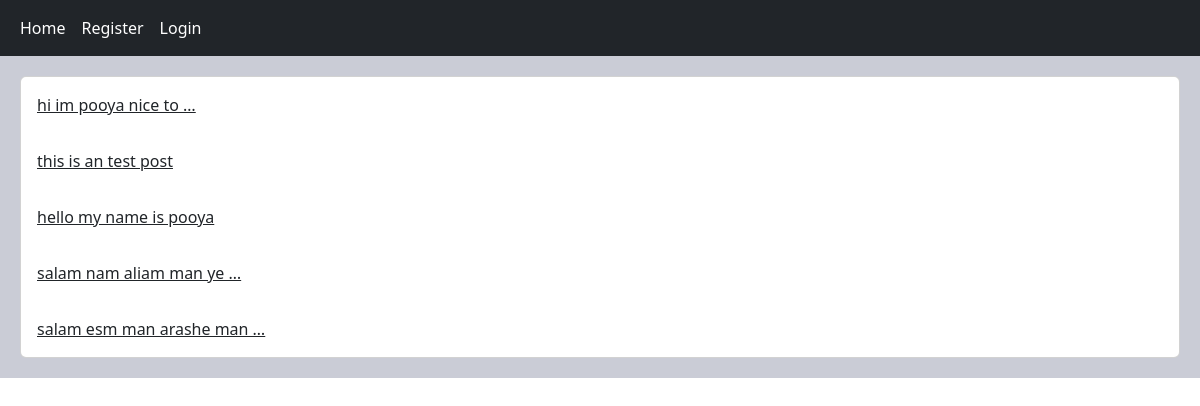
The page / on the database its author committed.
### home/models.py (models this page shows, shortened)
class Post(models.Model):
    user = models.ForeignKey(User, on_delete = models.CASCADE, related_name = 'posts')
    body = models.TextField()
    slug = models.SlugField()
    update = models.DateTimeField(auto_now = True)
    created = models.DateTimeField(auto_now_add = True)
    class Meta():
        ordering = ['-created','body']
    def get_absolute_url(self):
        return reverse('home:post_detail', args=(self.id, self.slug))

### home/views.py (the view)
# urls.py: path('', views.HomeView.as_view(), name = 'home'),
class HomeView(View):
    def get(self, request):
        posts = Post.objects.all()
        return render (request, 'home/index.html', {'posts':posts})

### home/templates/home/index.html
{% extends 'base.html' %}
{% block content %}
    <div class="card">
        {% for post in posts %}
            <a href="{{ post.get_absolute_url }}" class="card-body">{{ post.body|truncatewords:5 }}</a>
        {% endfor %}
    </div>
{% endblock %}

### rows shown on the page
Post: body "hi im pooya nice to …"
Post: body "this is an test post"
Post: body "hello my name is pooya"
Post: body "salam nam aliam man ye …"
Post: body "salam esm man arashe man …"
